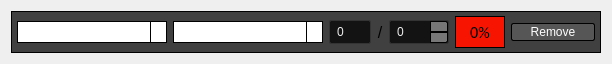
<?xml version="1.0" encoding="UTF-8"?>
<ui version="4.0">
 <class>Materials</class>
 <widget class="QWidget" name="Materials">
  <property name="geometry">
   <rect>
    <x>0</x>
    <y>0</y>
    <width>612</width>
    <height>64</height>
   </rect>
  </property>
  <property name="windowTitle">
   <string>Form</string>
  </property>
  <layout class="QHBoxLayout" name="horizontalLayout_2">
   <item>
    <widget class="QFrame" name="MaterialsStyleSheet">
     <property name="styleSheet">
      <string notr="true">QFrame
{
	background-color: rgb(64, 64, 64);
	border: 1px solid black;
}

QPushButton
{
	background-color: rgba(136, 136, 136, 30%);
	color: white;
	min-width: 80px;
	border-style: solid;
	border-width: 1px;
	border-radius: 2px;
	border-color: black;
	padding: 1px;
}

QPushButton::flat
{
	background-color: transparent;
	border: none;
	color: #fff;
}

QPushButton::hover
{
	background-color: rgba(0, 39, 255, 20%);
	border: 1px solid black;

}

QPushButton:pressed 
{
    background-color: rgb(64, 64, 64);
}

QComboBox
{
    background-color: qlineargradient(spread:repeat, x1:1, y1:0, x2:1, y2:1,              	stop:0 rgba(84, 84, 84, 255),stop:1 rgba(59, 59, 59, 255));
    border: 1px solid #000;
    padding-left: 6px;
    color: #ffffff;
    height: 20px;
}

QComboBox::disabled
{
	background-color: #404040;
	color: #656565;
	border-color: #051a39;
}

QComboBox:on
{
    background-color: rgba(0, 39, 255, 20%);
	color: #000;
}

QComboBox QAbstractItemView
{
    background-color: #383838;
    color: #ffffff;
    border: 1px solid black;
    selection-background-color: rgba(0, 39, 255, 20%);
    outline: 0;
}

QComboBox::drop-down
{
	background-color: qlineargradient(spread:repeat, x1:1, y1:0, x2:1, y2:1,   	        	stop:0 rgba(57, 57, 57, 255),stop:1 rgba(50, 50, 50, 255));
    subcontrol-origin: padding;
    subcontrol-position: top right;
    width: 15px;
    border-left-width: 1px;
    border-left-color: black;
    border-left-style: solid; 
}

QSpinBox
{
    background-color: #131313;
	color : #eee;
	border: 1px solid #343434;
	padding: 3px;
	padding-left: 5px;
    border-radius : 2px;
}

QSpinBox::up-button
{
	border-top-right-radius:2px;
	background-color: #777777;
    width: 16px; 
    border-width: 1px;
    border: 1px solid black;
}

QSpinBox::up-button:hover
{
	background-color: #585858;
}

QSpinBox::up-button:pressed
{
	background-color: #252525;
    width: 16px; 
    border-width: 1px;
}

QSpinBox::down-button
{
	border-bottom-right-radius:2px;
	background-color: #777777;
    width: 16px; 
    border-width: 1px;
    border: 1px solid black;
}

QSpinBox::down-button:hover
{
	background-color: #585858;
}

QSpinBox::down-button:pressed
{
	background-color: #252525;
    width: 16px; 
    border-width: 1px;
}</string>
     </property>
     <property name="frameShape">
      <enum>QFrame::StyledPanel</enum>
     </property>
     <property name="frameShadow">
      <enum>QFrame::Raised</enum>
     </property>
     <layout class="QHBoxLayout" name="horizontalLayout">
      <property name="leftMargin">
       <number>4</number>
      </property>
      <property name="topMargin">
       <number>4</number>
      </property>
      <property name="rightMargin">
       <number>4</number>
      </property>
      <property name="bottomMargin">
       <number>4</number>
      </property>
      <item>
       <layout class="QHBoxLayout" name="materialsWidgetLayout">
        <item>
         <widget class="QComboBox" name="materialCatagoryComboBox">
          <property name="enabled">
           <bool>true</bool>
          </property>
          <property name="sizePolicy">
           <sizepolicy hsizetype="Fixed" vsizetype="Fixed">
            <horstretch>0</horstretch>
            <verstretch>0</verstretch>
           </sizepolicy>
          </property>
          <property name="minimumSize">
           <size>
            <width>150</width>
            <height>0</height>
           </size>
          </property>
          <property name="maximumSize">
           <size>
            <width>150</width>
            <height>16777215</height>
           </size>
          </property>
          <property name="focusPolicy">
           <enum>Qt::StrongFocus</enum>
          </property>
         </widget>
        </item>
        <item>
         <widget class="QComboBox" name="materialTypesComboBox">
          <property name="sizePolicy">
           <sizepolicy hsizetype="Fixed" vsizetype="Fixed">
            <horstretch>0</horstretch>
            <verstretch>0</verstretch>
           </sizepolicy>
          </property>
          <property name="minimumSize">
           <size>
            <width>150</width>
            <height>0</height>
           </size>
          </property>
          <property name="maximumSize">
           <size>
            <width>150</width>
            <height>16777215</height>
           </size>
          </property>
          <property name="focusPolicy">
           <enum>Qt::StrongFocus</enum>
          </property>
         </widget>
        </item>
        <item>
         <widget class="QSpinBox" name="currentAmountSpinBox">
          <property name="sizePolicy">
           <sizepolicy hsizetype="Maximum" vsizetype="Fixed">
            <horstretch>0</horstretch>
            <verstretch>0</verstretch>
           </sizepolicy>
          </property>
          <property name="focusPolicy">
           <enum>Qt::StrongFocus</enum>
          </property>
          <property name="readOnly">
           <bool>true</bool>
          </property>
          <property name="buttonSymbols">
           <enum>QAbstractSpinBox::NoButtons</enum>
          </property>
          <property name="maximum">
           <number>9999</number>
          </property>
         </widget>
        </item>
        <item>
         <widget class="QLabel" name="dividerLabel">
          <property name="sizePolicy">
           <sizepolicy hsizetype="Maximum" vsizetype="Preferred">
            <horstretch>0</horstretch>
            <verstretch>0</verstretch>
           </sizepolicy>
          </property>
          <property name="font">
           <font>
            <pointsize>12</pointsize>
           </font>
          </property>
          <property name="styleSheet">
           <string notr="true">QLabel
{
	color: black;
	border: 0px solid black;
}</string>
          </property>
          <property name="lineWidth">
           <number>1</number>
          </property>
          <property name="text">
           <string>/</string>
          </property>
          <property name="alignment">
           <set>Qt::AlignCenter</set>
          </property>
         </widget>
        </item>
        <item>
         <widget class="QSpinBox" name="goalAmountSpinBox">
          <property name="sizePolicy">
           <sizepolicy hsizetype="Maximum" vsizetype="Fixed">
            <horstretch>0</horstretch>
            <verstretch>0</verstretch>
           </sizepolicy>
          </property>
          <property name="focusPolicy">
           <enum>Qt::StrongFocus</enum>
          </property>
          <property name="maximum">
           <number>9999</number>
          </property>
         </widget>
        </item>
        <item>
         <widget class="QLabel" name="percentCompleteLabel">
          <property name="sizePolicy">
           <sizepolicy hsizetype="Fixed" vsizetype="Preferred">
            <horstretch>0</horstretch>
            <verstretch>0</verstretch>
           </sizepolicy>
          </property>
          <property name="minimumSize">
           <size>
            <width>50</width>
            <height>0</height>
           </size>
          </property>
          <property name="maximumSize">
           <size>
            <width>50</width>
            <height>16777215</height>
           </size>
          </property>
          <property name="font">
           <font>
            <family>Calibri</family>
            <pointsize>12</pointsize>
           </font>
          </property>
          <property name="styleSheet">
           <string notr="true">background-color: rgb(247, 20, 0);
border: 1px solid black;</string>
          </property>
          <property name="text">
           <string>0%</string>
          </property>
          <property name="alignment">
           <set>Qt::AlignCenter</set>
          </property>
         </widget>
        </item>
        <item>
         <widget class="QPushButton" name="removePushButton">
          <property name="sizePolicy">
           <sizepolicy hsizetype="Maximum" vsizetype="Fixed">
            <horstretch>0</horstretch>
            <verstretch>0</verstretch>
           </sizepolicy>
          </property>
          <property name="text">
           <string>Remove</string>
          </property>
         </widget>
        </item>
       </layout>
      </item>
     </layout>
    </widget>
   </item>
  </layout>
 </widget>
 <resources/>
 <connections/>
</ui>
